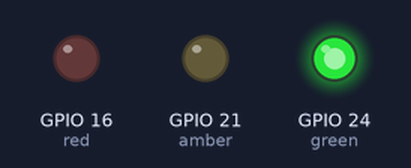
Recording of a program running on a simulated Raspberry Pi (BCM pin numbers). On the bench: output pins drawn as LEDs (lit = HIGH).

Above: at 5.0 s.
At 10.5 s:
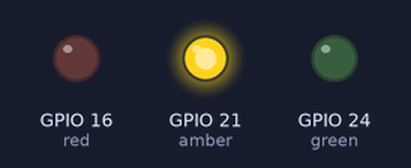
At 16.0 s:
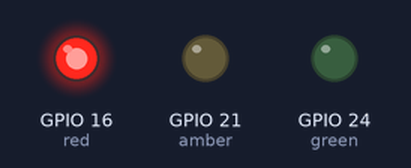
At 21.5 s:
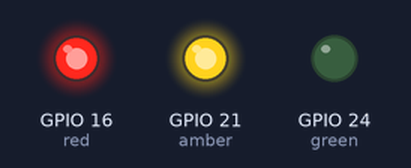
Timing chart, 0 to 28.7 s (numbered marks = the images above):
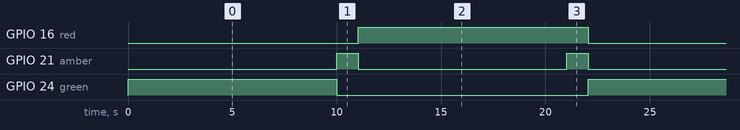

The program:

TrafficLights1_gpiozero.py
```python
from gpiozero import TrafficLights
from time import sleep
from signal import pause

lights = TrafficLights(16, 21, 24)

def traffic_light_sequence():
	while True:
		yield(0,0,1)
		sleep(10)
		yield(0,1,0)
		sleep(1)
		yield(1,0,0)
		sleep(10)
		yield(1,1,0)
		sleep(1)

lights.source = traffic_light_sequence()

pause()
```

Measured:
- by itself, GPIO 16 (red): alternates HIGH for 11.0 s and LOW for 11.0 s
- by itself, GPIO 21 (amber): alternates HIGH for 1.0 s and LOW for 10.0 s
- by itself, GPIO 24 (green): alternates HIGH for 10.0 s and LOW for 12.0 s
